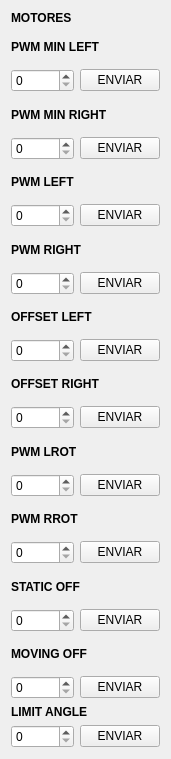
     <widget class="QWidget" name="layoutWidget_4">
      <property name="geometry">
       <rect>
        <x>790</x>
        <y>20</y>
        <width>171</width>
        <height>759</height>
       </rect>
      </property>
      <layout class="QVBoxLayout" name="verticalLayout_20" stretch="0,2,2,2,2,2,2,2,2,2,2,0">
       <item>
        <widget class="QLabel" name="label_sensors_3">
         <property name="font">
          <font>
           <bold>true</bold>
          </font>
         </property>
         <property name="text">
          <string>MOTORES</string>
         </property>
        </widget>
       </item>
       <item>
        <layout class="QVBoxLayout" name="verticalLayout_9">
         <item>
          <widget class="QLabel" name="label_sensors_16">
           <property name="font">
            <font>
             <bold>true</bold>
            </font>
           </property>
           <property name="text">
            <string>PWM MIN LEFT</string>
           </property>
          </widget>
         </item>
         <item>
          <layout class="QHBoxLayout" name="horizontalLayout_17">
           <item>
            <widget class="QSpinBox" name="setPWMMINL"/>
           </item>
           <item>
            <widget class="QPushButton" name="sendPWMMINL">
             <property name="text">
              <string>ENVIAR</string>
             </property>
            </widget>
           </item>
          </layout>
         </item>
        </layout>
       </item>
       <item>
        <layout class="QVBoxLayout" name="verticalLayout_10">
         <item>
          <widget class="QLabel" name="label_sensors_17">
           <property name="font">
            <font>
             <bold>true</bold>
            </font>
           </property>
           <property name="text">
            <string>PWM MIN RIGHT</string>
           </property>
          </widget>
         </item>
         <item>
          <layout class="QHBoxLayout" name="horizontalLayout_18">
           <item>
            <widget class="QSpinBox" name="setPWMMINR"/>
           </item>
           <item>
            <widget class="QPushButton" name="sendPWMMINR">
             <property name="text">
              <string>ENVIAR</string>
             </property>
            </widget>
           </item>
          </layout>
         </item>
        </layout>
       </item>
       <item>
        <layout class="QVBoxLayout" name="verticalLayout_11">
         <item>
          <widget class="QLabel" name="label_sensors_18">
           <property name="font">
            <font>
             <bold>true</bold>
            </font>
           </property>
           <property name="text">
            <string>PWM LEFT</string>
           </property>
          </widget>
         </item>
         <item>
          <layout class="QHBoxLayout" name="horizontalLayout_19">
           <item>
            <widget class="QSpinBox" name="setPWML"/>
           </item>
           <item>
            <widget class="QPushButton" name="sendPWML">
             <property name="text">
              <string>ENVIAR</string>
             </property>
            </widget>
           </item>
          </layout>
         </item>
        </layout>
       </item>
       <item>
        <layout class="QVBoxLayout" name="verticalLayout_12">
         <item>
          <widget class="QLabel" name="label_sensors_19">
           <property name="font">
            <font>
             <bold>true</bold>
            </font>
           </property>
           <property name="text">
            <string>PWM RIGHT</string>
           </property>
          </widget>
         </item>
         <item>
          <layout class="QHBoxLayout" name="horizontalLayout_20">
           <item>
            <widget class="QSpinBox" name="setPWMR"/>
           </item>
           <item>
            <widget class="QPushButton" name="sendPWMR">
             <property name="text">
              <string>ENVIAR</string>
             </property>
            </widget>
           </item>
          </layout>
         </item>
        </layout>
       </item>
       <item>
        <layout class="QVBoxLayout" name="verticalLayout_13">
         <item>
          <widget class="QLabel" name="label_sensors_20">
           <property name="font">
            <font>
             <bold>true</bold>
            </font>
           </property>
           <property name="text">
            <string>OFFSET LEFT</string>
           </property>
          </widget>
         </item>
         <item>
          <layout class="QHBoxLayout" name="horizontalLayout_21">
           <item>
            <widget class="QSpinBox" name="setOFFSETL"/>
           </item>
           <item>
            <widget class="QPushButton" name="sendOFFSETL">
             <property name="text">
              <string>ENVIAR</string>
             </property>
            </widget>
           </item>
          </layout>
         </item>
        </layout>
       </item>
       <item>
        <layout class="QVBoxLayout" name="verticalLayout_14">
         <item>
          <widget class="QLabel" name="label_sensors_21">
           <property name="font">
            <font>
             <bold>true</bold>
            </font>
           </property>
           <property name="text">
            <string>OFFSET RIGHT</string>
           </property>
          </widget>
         </item>
         <item>
          <layout class="QHBoxLayout" name="horizontalLayout_22">
           <item>
            <widget class="QSpinBox" name="setOFFSETR"/>
           </item>
           <item>
            <widget class="QPushButton" name="sendOFFSETR">
             <property name="text">
              <string>ENVIAR</string>
             </property>
            </widget>
           </item>
          </layout>
         </item>
        </layout>
       </item>
       <item>
        <layout class="QVBoxLayout" name="verticalLayout_PWM_LROT">
         <item>
          <widget class="QLabel" name="label_sensors_31">
           <property name="font">
            <font>
             <bold>true</bold>
            </font>
           </property>
           <property name="text">
            <string>PWM LROT</string>
           </property>
          </widget>
         </item>
         <item>
          <layout class="QHBoxLayout" name="horizontalLayout_PWM_LROT">
           <item>
            <widget class="QSpinBox" name="setPWMLROT"/>
           </item>
           <item>
            <widget class="QPushButton" name="sendPWMLROT">
             <property name="text">
              <string>ENVIAR</string>
             </property>
            </widget>
           </item>
          </layout>
         </item>
        </layout>
       </item>
       <item>
        <layout class="QVBoxLayout" name="verticalLayout_PWM_RROT">
         <item>
          <widget class="QLabel" name="label_sensors_32">
           <property name="font">
            <font>
             <bold>true</bold>
            </font>
           </property>
           <property name="text">
            <string>PWM RROT</string>
           </property>
          </widget>
         </item>
         <item>
          <layout class="QHBoxLayout" name="horizontalLayout_PWM_RROT">
           <item>
            <widget class="QSpinBox" name="setPWMRROT"/>
           </item>
           <item>
            <widget class="QPushButton" name="sendPWMRROT">
             <property name="text">
              <string>ENVIAR</string>
             </property>
            </widget>
           </item>
          </layout>
         </item>
        </layout>
       </item>
       <item>
        <layout class="QVBoxLayout" name="verticalLayout_STATIC_OFF">
         <item>
          <widget class="QLabel" name="label_staticOff">
           <property name="font">
            <font>
             <bold>true</bold>
            </font>
           </property>
           <property name="text">
            <string>STATIC OFF</string>
           </property>
          </widget>
         </item>
         <item>
          <layout class="QHBoxLayout" name="horizontalLayout_staticOff">
           <item>
            <widget class="QSpinBox" name="setStaticOff">
             <property name="maximum">
              <number>9999</number>
             </property>
            </widget>
           </item>
           <item>
            <widget class="QPushButton" name="sendStaticOff">
             <property name="text">
              <string>ENVIAR</string>
             </property>
            </widget>
           </item>
          </layout>
         </item>
        </layout>
       </item>
       <item>
        <layout class="QVBoxLayout" name="verticalLayout_MOVING_OFF">
         <item>
          <widget class="QLabel" name="label_movingOff">
           <property name="font">
            <font>
             <bold>true</bold>
            </font>
           </property>
           <property name="text">
            <string>MOVING OFF</string>
           </property>
          </widget>
         </item>
         <item>
          <layout class="QHBoxLayout" name="horizontalLayout_movingOff">
           <item>
            <widget class="QSpinBox" name="setMovingOff">
             <property name="maximum">
              <number>9999</number>
             </property>
            </widget>
           </item>
           <item>
            <widget class="QPushButton" name="sendMovingOff">
             <property name="text">
              <string>ENVIAR</string>
             </property>
            </widget>
           </item>
          </layout>
         </item>
        </layout>
       </item>
       <item>
        <layout class="QVBoxLayout" name="verticalLayout_LimitAngle">
         <item>
          <widget class="QLabel" name="label_limitAngle">
           <property name="font">
            <font>
             <bold>true</bold>
            </font>
           </property>
           <property name="text">
            <string>LIMIT ANGLE</string>
           </property>
          </widget>
         </item>
         <item>
          <layout class="QHBoxLayout" name="horizontalLayout_limitAngle" stretch="2,0">
           <item>
            <widget class="QSpinBox" name="setLimitAngle"/>
           </item>
           <item>
            <widget class="QPushButton" name="sendLimitAngle">
             <property name="text">
              <string>ENVIAR</string>
             </property>
            </widget>
           </item>
          </layout>
         </item>
        </layout>
       </item>
      </layout>
     </widget>
